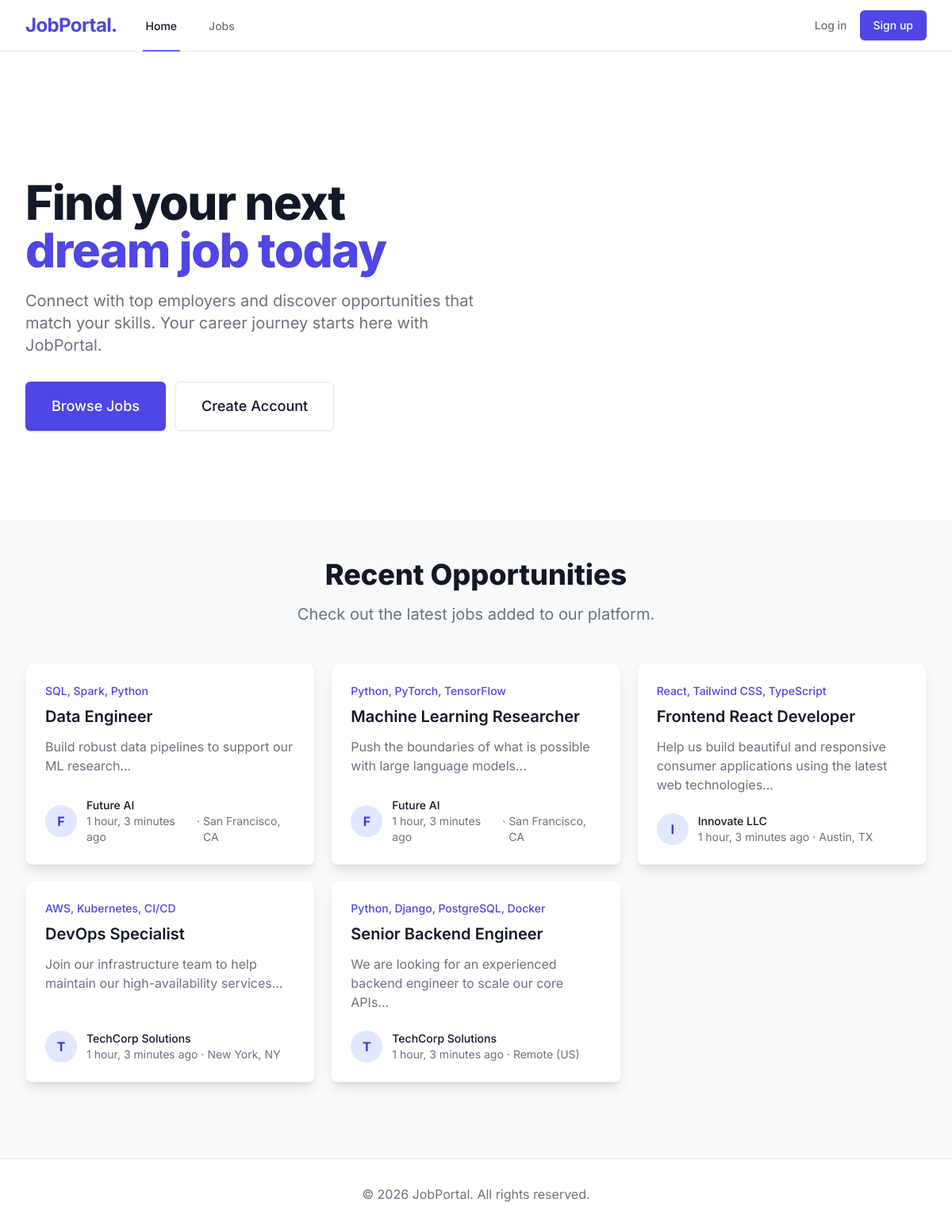
The page / on the database its author committed.
### jobs/models.py (models this page shows, shortened)
class Job(models.Model):
    JOB_TYPE_CHOICES = (
        ('Full-time', 'Full-time'),
        ('Part-time', 'Part-time'),
        ('Remote', 'Remote'),
        ('Contract', 'Contract'),
    )
    recruiter = models.ForeignKey(User, on_delete=models.CASCADE, related_name='posted_jobs')
    title = models.CharField(max_length=200)
    company_name = models.CharField(max_length=200, blank=True, null=True)
    location = models.CharField(max_length=150)
    salary = models.CharField(max_length=100, blank=True, null=True)
    skills = models.CharField(max_length=255, blank=True, null=True)
    description = models.TextField()
    job_type = models.CharField(max_length=50, choices=JOB_TYPE_CHOICES, default='Full-time')
    posted_on = models.DateTimeField(auto_now_add=True)
    is_active = models.BooleanField(default=True)
    class Meta:
        ordering = ['-posted_on']

class Company(models.Model):
    owner = models.OneToOneField(User, on_delete=models.CASCADE, related_name='company')
    name = models.CharField(max_length=200)
    logo = models.ImageField(upload_to='company_logos/', blank=True, null=True)
    website = models.URLField(blank=True, null=True)
    location = models.CharField(max_length=200, blank=True, null=True)
    description = models.TextField(blank=True, null=True)

### core/views.py (the view)
# urls.py: path('', views.home, name='home'),
def home(request):
    recent_jobs = Job.objects.filter(is_active=True).order_by('-posted_on')[:6]
    return render(request, 'core/home.html', {'recent_jobs': recent_jobs})

### templates/core/home.html
{% extends 'base.html' %}
{% block content %}
<div class="relative bg-white overflow-hidden border-b border-gray-100">
    <div class="max-w-7xl mx-auto">
        <div class="relative z-10 pb-8 bg-white sm:pb-16 md:pb-20 lg:max-w-2xl lg:w-full lg:pb-28 xl:pb-32 pt-20">
            <main class="mt-10 mx-auto max-w-7xl px-4 sm:mt-12 sm:px-6 md:mt-16 lg:mt-20 lg:px-8 xl:mt-28">
                <div class="sm:text-center lg:text-left">
                    <h1 class="text-4xl tracking-tight font-extrabold text-gray-900 sm:text-5xl md:text-6xl">
                        <span class="block xl:inline">Find your next</span>
                        <span class="block text-indigo-600 xl:inline">dream job today</span>
                    </h1>
                    <p class="mt-3 text-base text-gray-500 sm:mt-5 sm:text-lg sm:max-w-xl sm:mx-auto md:mt-5 md:text-xl lg:mx-0">
                        Connect with top employers and discover opportunities that match your skills. Your career journey starts here with JobPortal.
                    </p>
                    <div class="mt-5 sm:mt-8 sm:flex sm:justify-center lg:justify-start">
                        <div class="rounded-md shadow">
                            <a href="{% url 'job_list' %}" class="btn-primary w-full md:py-4 md:text-lg px-8 py-3">
                                Browse Jobs
                            </a>
                        </div>
                        <div class="mt-3 sm:mt-0 sm:ml-3">
                            <a href="{% url 'register' %}" class="btn-secondary w-full md:py-4 md:text-lg px-8 py-3">
                                Create Account
                            </a>
                        </div>
                    </div>
                </div>
            </main>
        </div>
    </div>
</div>
<div class="bg-gray-50 py-12">
    <div class="max-w-7xl mx-auto px-4 sm:px-6 lg:px-8">
        <div class="text-center">
            <h2 class="text-3xl font-extrabold text-gray-900 sm:text-4xl">
                Recent Opportunities
            </h2>
            <p class="mt-3 max-w-2xl mx-auto text-xl text-gray-500 sm:mt-4">
                Check out the latest jobs added to our platform.
            </p>
        </div>
        <div class="mt-12 max-w-lg mx-auto grid gap-5 lg:grid-cols-3 lg:max-w-none">
            {% for job in recent_jobs %}
                <div class="flex flex-col rounded-lg shadow-lg overflow-hidden bg-white border border-gray-100 transition duration-300 hover:shadow-xl">
                    <div class="flex-1 p-6 flex flex-col justify-between">
                        <div class="flex-1">
                            <p class="text-sm font-medium text-indigo-600">
                                {{ job.skills }}
                            </p>
                            <a href="{% url 'job_detail' job.id %}" class="block mt-2">
                                <p class="text-xl font-semibold text-gray-900">{{ job.title }}</p>
                                <p class="mt-3 text-base text-gray-500 line-clamp-3">{{ job.description|truncatewords:20 }}</p>
                            </a>
                        </div>
                        <div class="mt-6 flex items-center">
                            <div class="flex-shrink-0">
                                {% if job.recruiter.company and job.recruiter.company.logo %}
                                    <img class="h-10 w-10 rounded-full object-cover" src="{{ job.recruiter.company.logo.url }}" alt="">
                                {% else %}
                                    <div class="h-10 w-10 rounded-full bg-indigo-100 flex items-center justify-center text-indigo-700 font-bold">
                                        {{ job.recruiter.company.name|default:job.recruiter.username|make_list|first|upper }}
                                    </div>
                                {% endif %}
                            </div>
                            <div class="ml-3">
                                <p class="text-sm font-medium text-gray-900">
                                    {% if job.company_name %}
                                        {{ job.company_name }}
                                    {% else %}
                                        {{ job.recruiter.company.name|default:job.recruiter.username }}
                                    {% endif %}
                                </p>
                                <div class="flex space-x-1 text-sm text-gray-500">
                                    <time datetime="{{ job.posted_on|date:'Y-m-d' }}">
                                        {{ job.posted_on|timesince }} ago
                                    </time>
                                    <span aria-hidden="true">&middot;</span>
                                    <span>{{ job.location }}</span>
                                </div>
                            </div>
                        </div>
                    </div>
                </div>
            {% empty %}
                <div class="col-span-3 text-center py-10 text-gray-500">
                    No jobs available at the moment.
                </div>
            {% endfor %}
        </div>
    </div>
</div>
{% endblock %}

### templates/base.html (shortened to what this page needs)
<!DOCTYPE html>
<html lang="en">
<head>
    <script src="https://cdn.tailwindcss.com"></script>
</head>
<body class="antialiased min-h-screen flex flex-col bg-brand-bg text-brand-text" x-data="{ mobileMenuOpen: false }">
    <nav class="bg-brand-surface border-b border-brand-border sticky top-0 z-50">
        <div class="max-w-7xl mx-auto px-4 sm:px-6 lg:px-8">
            <div class="flex justify-between h-16">
                <div class="flex">
                    <div class="shrink-0 flex items-center">
                        <a href="{% url 'home' %}" class="text-2xl font-bold text-indigo-600 tracking-tight">JobPortal.</a>
                    </div>
                    <div class="hidden sm:-my-px sm:ml-8 sm:flex sm:space-x-8">
                        <a href="{% url 'home' %}" class="inline-flex items-center px-1 pt-1 border-b-2 border-indigo-500 text-sm font-medium text-gray-900">Home</a>
                        <a href="{% url 'job_list' %}" class="inline-flex items-center px-1 pt-1 border-b-2 border-transparent text-sm font-medium text-gray-500 hover:text-gray-700 hover:border-gray-300">Jobs</a>
                    </div>
                </div>
                <div class="hidden sm:ml-6 sm:flex sm:items-center space-x-4">
                    {% if user.is_authenticated %}
                        {% if user.profile.role == 'RECRUITER' %}
                            <a href="{% url 'job_create' %}" class="btn-primary">Post a Job</a>
                        {% endif %}
                        <div class="ml-3 relative" x-data="{ open: false }">
                            <div>
                                <button @click="open = !open" @click.away="open = false" type="button" class="flex text-sm border-2 border-transparent rounded-full focus:outline-none focus:border-indigo-300 transition duration-150 ease-in-out" id="user-menu-button" aria-expanded="false" aria-haspopup="true">
                                    <span class="sr-only">Open user menu</span>
                                    {% if user.profile.avatar %}
                                        <img class="h-8 w-8 rounded-full object-cover" src="{{ user.profile.avatar.url }}" alt="">
                                    {% else %}
                                        <div class="h-8 w-8 rounded-full bg-indigo-100 flex items-center justify-center text-brand-accent font-bold">
                                            {{ user.username|make_list|first|upper }}
                                        </div>
                                    {% endif %}
                                </button>
                            </div>
                            <div x-show="open" x-transition:enter="transition ease-out duration-100" x-transition:enter-start="transform opacity-0 scale-95" x-transition:enter-end="transform opacity-100 scale-100" x-transition:leave="transition ease-in duration-75" x-transition:leave-start="transform opacity-100 scale-100" x-transition:leave-end="transform opacity-0 scale-95" class="origin-top-right absolute right-0 mt-2 w-48 rounded-md shadow-lg py-1 bg-brand-surface ring-1 ring-black ring-opacity-5 focus:outline-none" role="menu" aria-orientation="vertical" aria-labelledby="user-menu-button" tabindex="-1" style="display: none;">
                                <a href="{% url 'dashboard' %}" class="block px-4 py-2 text-sm text-brand-text hover:bg-gray-100" role="menuitem" tabindex="-1" id="user-menu-item-0">Dashboard</a>
                                <form method="post" action="{% url 'logout' %}">
                                    {% csrf_token %}
                                    <button type="submit" class="block w-full text-left px-4 py-2 text-sm text-brand-text hover:bg-gray-100" role="menuitem" tabindex="-1" id="user-menu-item-2">Sign out</button>
                                </form>
                            </div>
                        </div>
                    {% else %}
                        <a href="{% url 'login' %}" class="text-sm font-medium text-brand-muted hover:text-brand-text transition-colors">Log in</a>
                        <a href="{% url 'register' %}" class="btn-primary">Sign up</a>
                    {% endif %}
                </div>
            </div>
        </div>
    </nav>
    <main class="flex-grow">
        {% block content %}{% endblock %}
    </main>
    <footer class="bg-brand-surface mt-12 border-t border-brand-border">
        <div class="max-w-7xl mx-auto py-8 px-4 sm:px-6 lg:px-8">
            <p class="mt-8 text-base text-brand-muted md:mt-0 md:order-1 text-center">
                &copy; {% now "Y" %} JobPortal. All rights reserved.
            </p>
        </div>
    </footer>
</body>
</html>

### templates/base.html (style rules this page uses)
body { font-family: 'Inter', sans-serif; background-color: theme('colors.brand.bg'); color: theme('colors.brand.text'); }

### rows shown on the page
Job: skills "SQL, Spark, Python", title "Data Engineer", description "Build robust data pipelines to support our ML research...", recruiter.company.name|make_list "F", recruiter.company.name "Future AI", posted_on "1 hour, 3 minutes", location "San Francisco, CA"
Job: skills "Python, PyTorch, TensorFlow", title "Machine Learning Researcher", description "Push the boundaries of what is possible with large language models...", recruiter.company.name|make_list "F", recruiter.company.name "Future AI", posted_on "1 hour, 3 minutes", location "San Francisco, CA"
Job: skills "React, Tailwind CSS, TypeScript", title "Frontend React Developer", description "Help us build beautiful and responsive consumer applications using the latest web technologies...", recruiter.company.name|make_list "I", recruiter.company.name "Innovate LLC", posted_on "1 hour, 3 minutes", location "Austin, TX"
Job: skills "AWS, Kubernetes, CI/CD", title "DevOps Specialist", description "Join our infrastructure team to help maintain our high-availability services...", recruiter.company.name|make_list "T", recruiter.company.name "TechCorp Solutions", posted_on "1 hour, 3 minutes", location "New York, NY"
Job: skills "Python, Django, PostgreSQL, Docker", title "Senior Backend Engineer", description "We are looking for an experienced backend engineer to scale our core APIs...", recruiter.company.name|make_list "T", recruiter.company.name "TechCorp Solutions", posted_on "1 hour, 3 minutes", location "Remote (US)"
